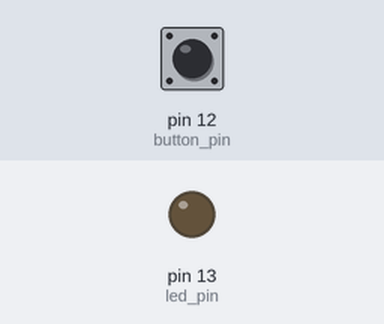
A sketch run on a simulated Arduino Uno, built with avr-gcc and run on an emulated ATmega328P. On the bench: output pins drawn as LEDs (lit = HIGH). Inputs (shaded band) come from the test bench; at power-on: pin 12 (button_pin) LOW.

Above: at 1.2 s.
1.3 s: pin 12 (button_pin) pulled HIGH for 0.15 s
At 1.4 s:
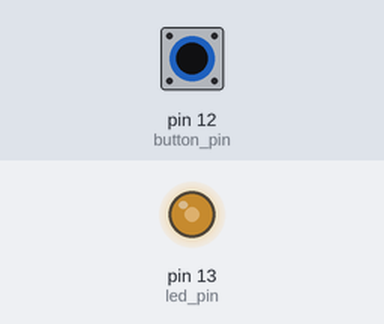
3.0 s: pin 12 (button_pin) pulled HIGH for 1 s
At 5.2 s:
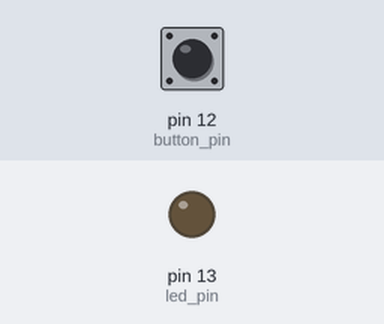
5.5 s: pin 12 (button_pin) pulled HIGH for 3.2 s
At 9.9 s:
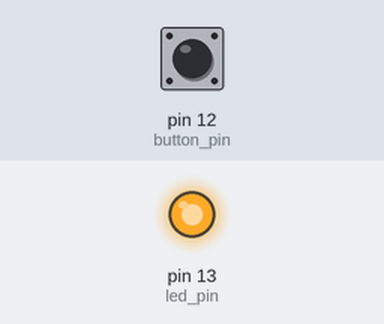
10.2 s: pin 12 (button_pin) pulled HIGH for 0.15 s
At 10.37 s:
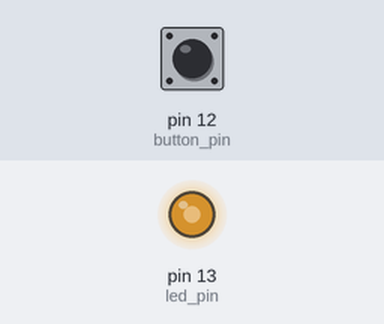
Timing chart, 0 to 12.9 s (numbered marks = the images above; inputs shaded):
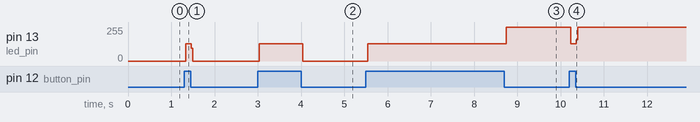

Measured:
- after the input at 1.3 s, pin 13 (led_pin): 0/255 → 128/255 at once, → 0/255 0.12 s later
- after the input at 3.0 s, pin 13 (led_pin): 0/255 → 128/255 at once, → 0/255 1.0 s later
- after the input at 5.5 s, pin 13 (led_pin): 0/255 → 128/255 at once, → 255/255 3.2 s later
- after the input at 10.2 s, pin 13 (led_pin): 255/255 → 128/255 at once, → 255/255 0.12 s later

The sketch:

2a_led_latch.ino
```cpp
/*
 * 2a_led_latch.ino
 *
 * latch an led based on the press of a button
 *
 * author: prof. alex shenfield
 * date:   2024/11/12
 */

// set pin numbers for button and led
const int button_pin = 12;
const int led_pin    = 13;

// variable for latching the led
int led_state = LOW;

// CODE

// set up code
void setup()
{
  // set pin i/o
  pinMode(led_pin, OUTPUT);
  pinMode(button_pin, INPUT);
}

// main program
void loop()
{
  // read the state of the pushbutton value:
  int button_state = digitalRead(button_pin);

  // if the button is pressed toggle the state of the led
  if (button_state == HIGH)
  {
    led_state = !led_state;
    digitalWrite(led_pin, led_state);
  }
}
```
